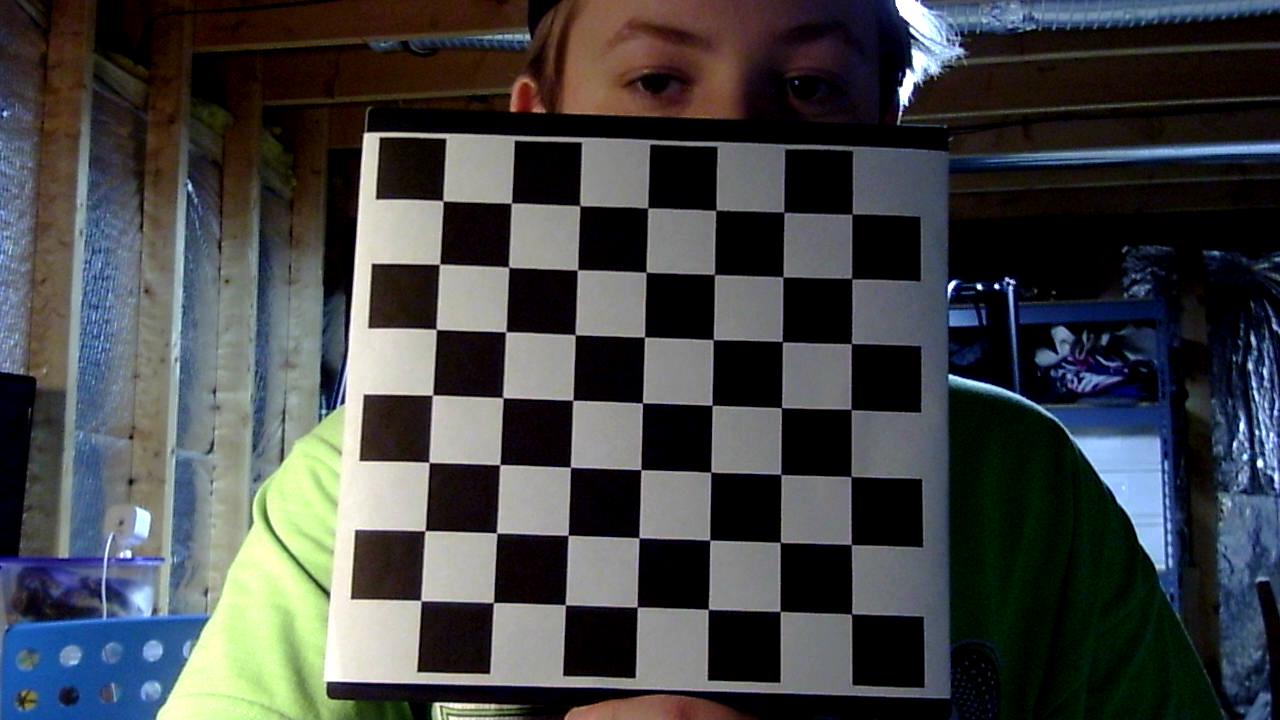
#> input picture C270Calibration/calibration/opencv_frame_0.png, 1280 x 720 px; its folder holds 5 pictures in this run
$ python calibrate.py
#> lines starting #> are read from the running program, lines starting #| are printed output that depends on the picture; after the words box and inside, x2 and y2 are one past the last pixel; in counts of white or black regions, pixels touching at a corner belong together
import numpy as np
import cv2
import glob

checkerBoardSize = (7,7)
frameSize = (1280, 720)

criteria = (cv2.TERM_CRITERIA_EPS + cv2.TERM_CRITERIA_MAX_ITER, 30, 0.001)


objp = np.zeros((checkerBoardSize[0] * checkerBoardSize[1], 3), np.float32)
objp[:,:2] = np.mgrid[0:checkerBoardSize[0], 0:checkerBoardSize[1]].T.reshape(-1, 2)

objPoints = []
imgPoints = []

images = glob.glob('*.png')

for image in images:
    print(image)
    img = cv2.imread(image)
#> img is the input picture: shape (720, 1280, 3); mean B, G, R 69.5, 68.5, 66.5
    gray = cv2.cvtColor(img, cv2.COLOR_BGR2GRAY)
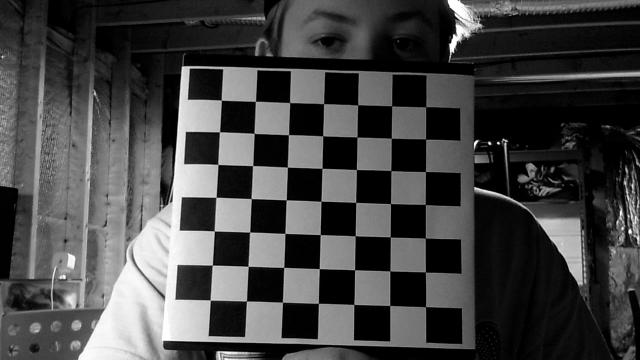
#> gray: shape (720, 1280) (shown at 1/2 size); min 0, max 255, mean 68

    ret, corners = cv2.findChessboardCorners(gray, checkerBoardSize, None)
#> ret = True; corners = 49 rows, first 8: [443.3, 201.3], [511.8, 202.5], [580, 205.7], [647.9, 207.8], [715.8, 210], [784, 212.3], [852.1, 213.9], [440.3, 263.5]
    print(corners)
#> (printed output is left out)


    if ret == True:
        objPoints.append(objp)
        corners2 = cv2.cornerSubPix(gray, corners, (11, 11), (-1, -1), criteria)
#> corners2 = 49 rows, first 8: [443, 200.8], [511.4, 203.1], [579.8, 205.7], [647.7, 208], [716, 210.3], [784, 212.2], [852.1, 214.1], [439.6, 264.2]
        imgPoints.append(corners)

        cv2.drawChessboardCorners(img, checkerBoardSize, corners2, ret)
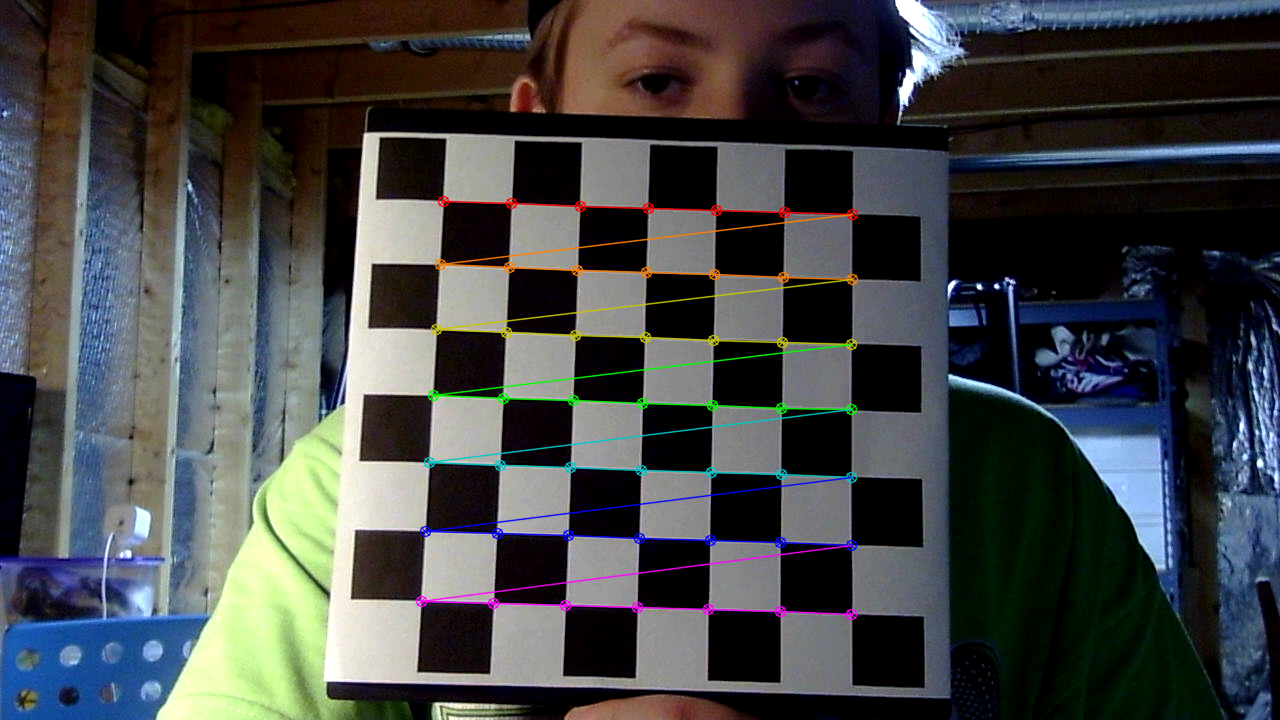
#> img: shape (720, 1280, 3); 2.2% of pixels changed, all inside (x1, y1, x2, y2) = (415, 195, 859, 621)
        cv2.imshow('img', img)
        cv2.waitKey(1000)
#> pass 2 of the loop `for image in images:`:
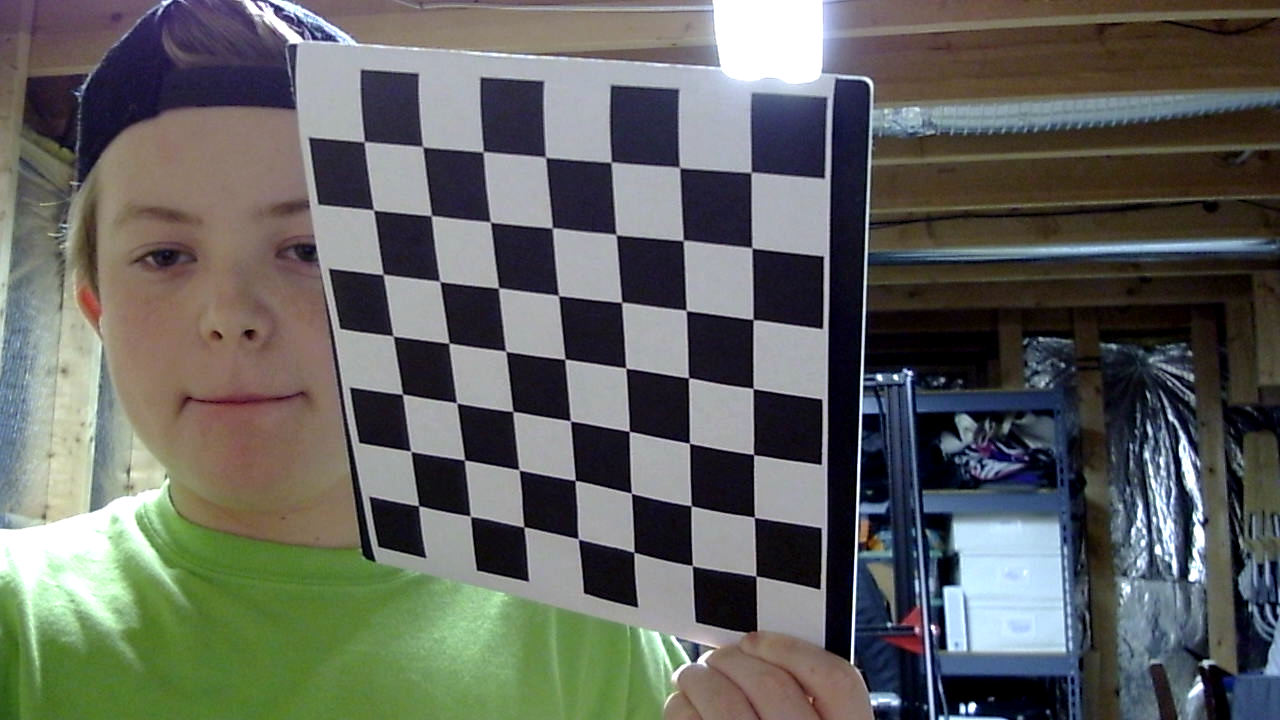
#> input picture C270Calibration/calibration/opencv_frame_1.png, 1280 x 720 px
#> img is the input picture: shape (720, 1280, 3); mean B, G, R 95.3, 99.7, 97.6
#> `gray = cv2.cvtColor(img, cv2.COLOR_BGR2GRAY)`:
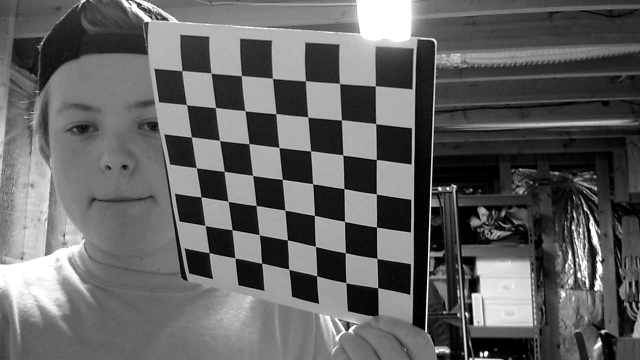
#> gray: shape (720, 1280) (shown at 1/2 size); min 0, max 255, mean 98.6
#> corners = 49 rows, first 8: [364.4, 141.4], [422.6, 146.4], [483.1, 152.1], [546.2, 157.5], [611.2, 162.2], [680, 167.6], [751.2, 172.2], [373.8, 210.3]
#> (printed output is left out)
#> corners2 = 49 rows, first 8: [364.3, 141.7], [422.7, 146.7], [483.2, 151.6], [545.6, 157.2], [611.2, 162.1], [679.5, 167.4], [751, 172.3], [373.6, 210]
#> `cv2.drawChessboardCorners(img, checkerBoardSize, corners2, ret)`:
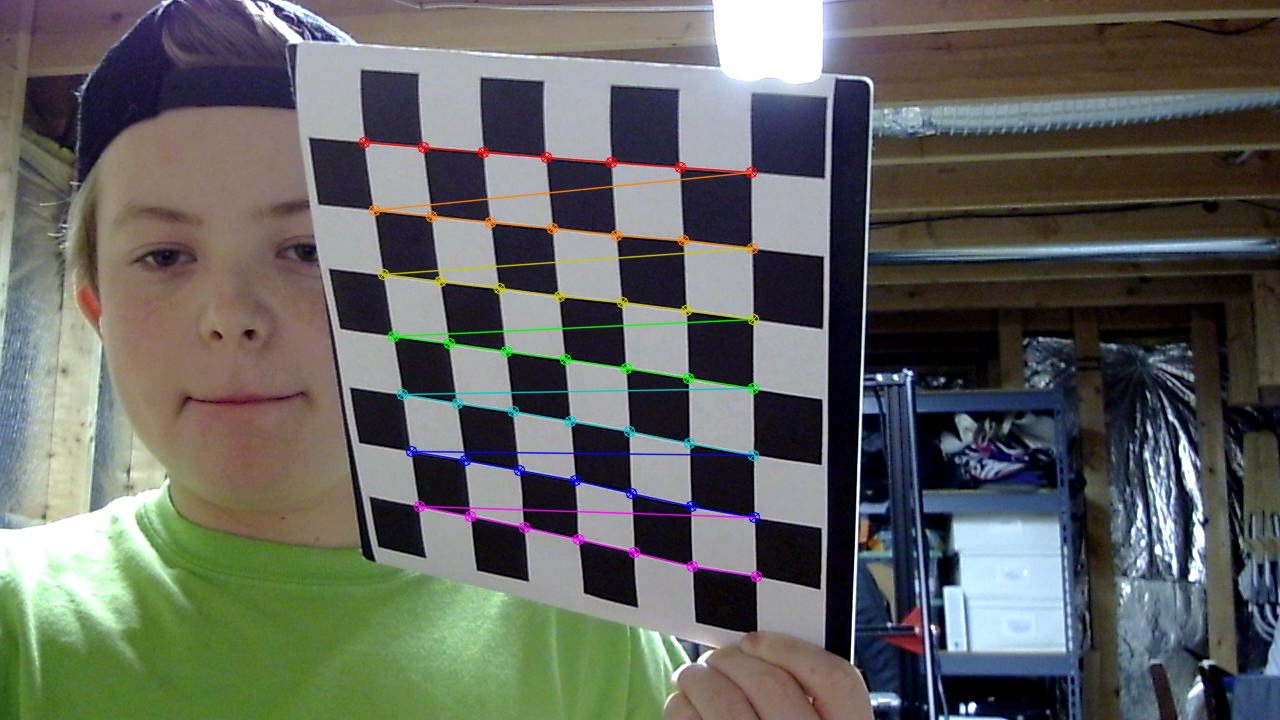
#> img: shape (720, 1280, 3); 1.95% of pixels changed, all inside (x1, y1, x2, y2) = (358, 136, 763, 583)
#> pass 3 of the loop `for image in images:`:
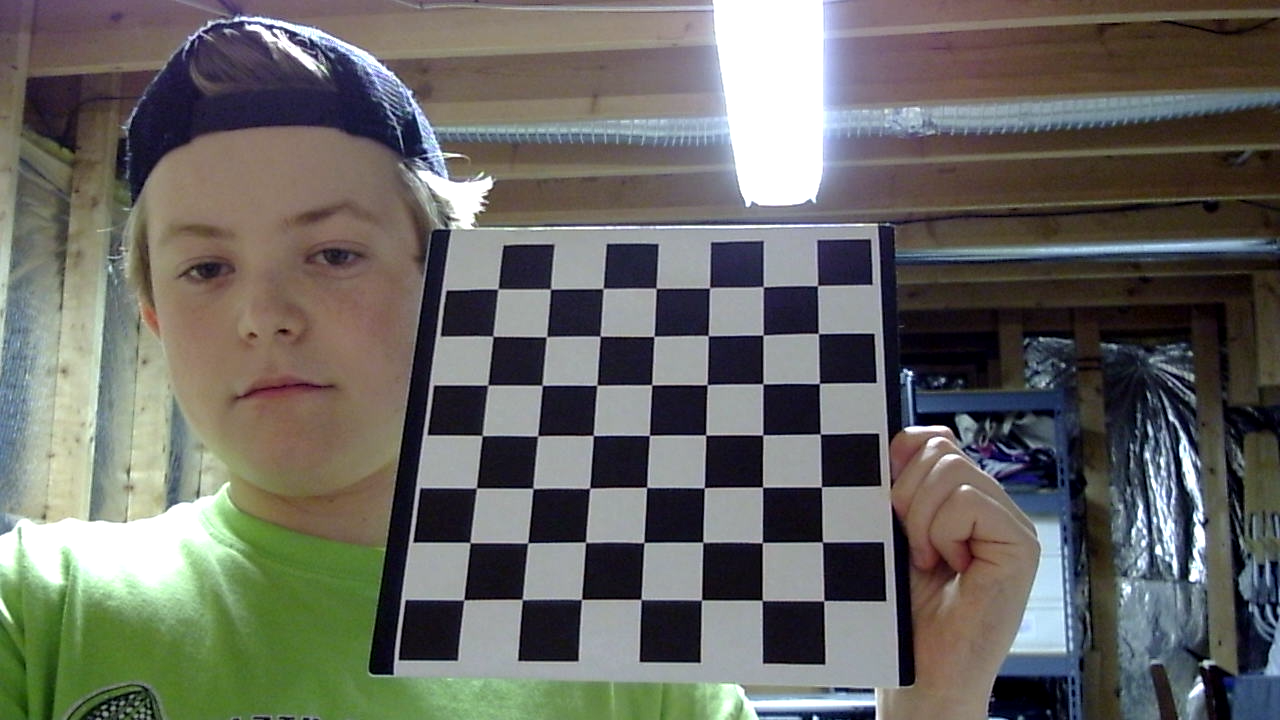
#> input picture C270Calibration/calibration/opencv_frame_10.png, 1280 x 720 px
#> img is the input picture: shape (720, 1280, 3); mean B, G, R 99, 104.1, 104.2
#> `gray = cv2.cvtColor(img, cv2.COLOR_BGR2GRAY)`:
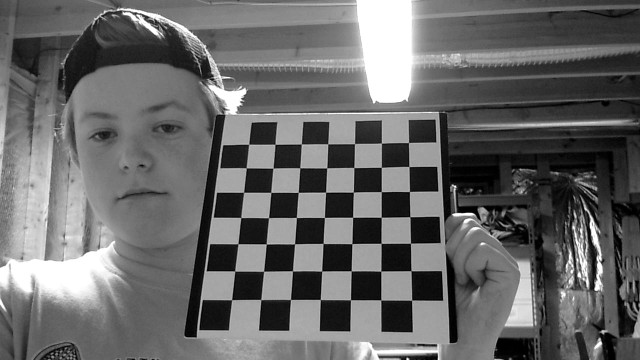
#> gray: shape (720, 1280) (shown at 1/2 size); min 0, max 255, mean 103.5
#> corners = 49 rows, first 8: [823.7, 600.6], [762.3, 600.4], [701.6, 599.9], [641.1, 599.3], [581.5, 599.4], [522.1, 599.4], [463.9, 599.7], [822.3, 541.9]
#> (printed output is left out)
#> corners2 = 49 rows, first 8: [823.8, 600.6], [762.2, 600.4], [701.5, 600], [641.1, 599.3], [581.6, 599.5], [522.4, 599.4], [463.9, 599.9], [822.4, 542]
#> `cv2.drawChessboardCorners(img, checkerBoardSize, corners2, ret)`:
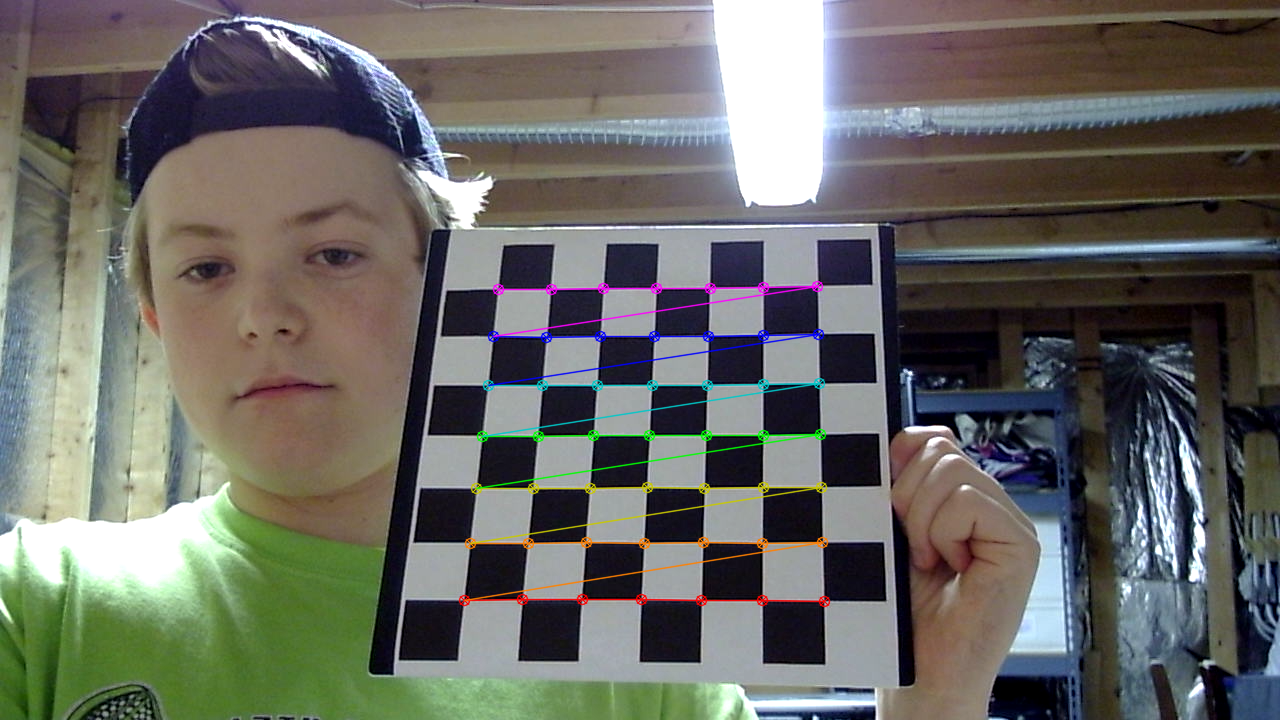
#> img: shape (720, 1280, 3); 1.87% of pixels changed, all inside (x1, y1, x2, y2) = (458, 280, 831, 608)
#> the loop made 5 passes; the first 3 are shown

cv2.destroyAllWindows()


ret, cameraMatrix, dist, rvecs, tvecs = cv2.calibrateCamera(objPoints, imgPoints, frameSize, None, None)

# # print("camera calibrate: ", ret)
print(cameraMatrix)
# print(f'Distortion:\n{dist}')
# print(f'RotationVectors:\n{rvecs}')
# print(f'TranslationalVectors:\n{tvecs}')


img = cv2.imread('opencv_frame_0.png')
h, w = img.shape[:2]
newCameraMatrix, roi = cv2.getOptimalNewCameraMatrix(cameraMatrix, dist, (w,h), 0, (w,h))

#undistort
dst = cv2.undistort(img, cameraMatrix, dist, None, newCameraMatrix)
#crop the image
x, y, w, h = roi
dst = dst[y:y+h, x:x+w]
#> dst: shape (719, 1279, 3)
# cv2.imwrite('result.png', dst)

# undistort
mapx, mapy = cv2.initUndistortRectifyMap(cameraMatrix, dist, None, newCameraMatrix, (w,h), 5)
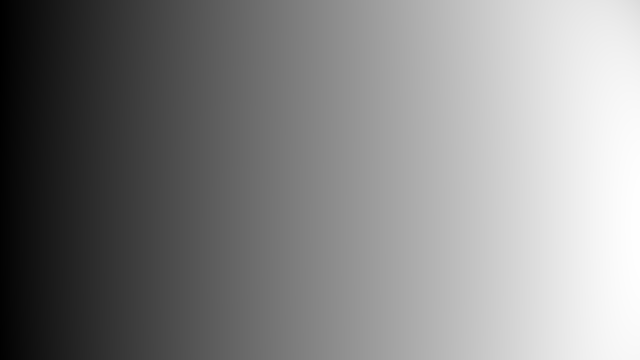
#> mapx: shape (719, 1279) float32 (shown at 1/2 size); min -0.39, max 1238.7, mean 650.7; drawn with min black and max white
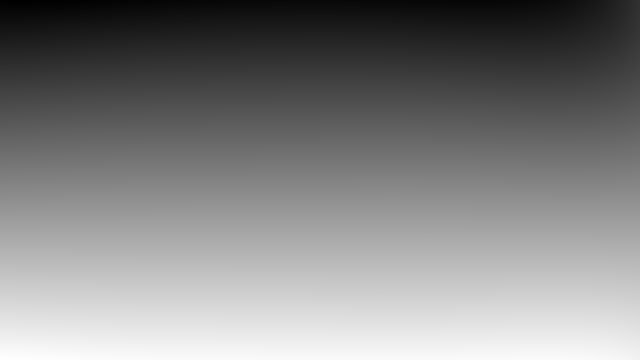
#> mapy: shape (719, 1279) float32 (shown at 1/2 size); min -1.45, max 717.8, mean 364.6; drawn with min black and max white
dst = cv2.remap(img, mapx, mapy, cv2.INTER_LINEAR)
# crop the image
x, y, w, h = roi
dst = dst[y:y+h, x:x+w]
# cv2.imwrite('calibresult.png', dst)


mean_error = 0
for i in range(len(objPoints)):
    imgpoints2, _ = cv2.projectPoints(objPoints[i], rvecs[i], tvecs[i], cameraMatrix, dist)
    error = cv2.norm(imgPoints[i], imgpoints2, cv2.NORM_L2)/len(imgpoints2)
    mean_error += error
print( "total error: {}".format(mean_error/len(objPoints)) )


print(newCameraMatrix)
print(type(newCameraMatrix))
